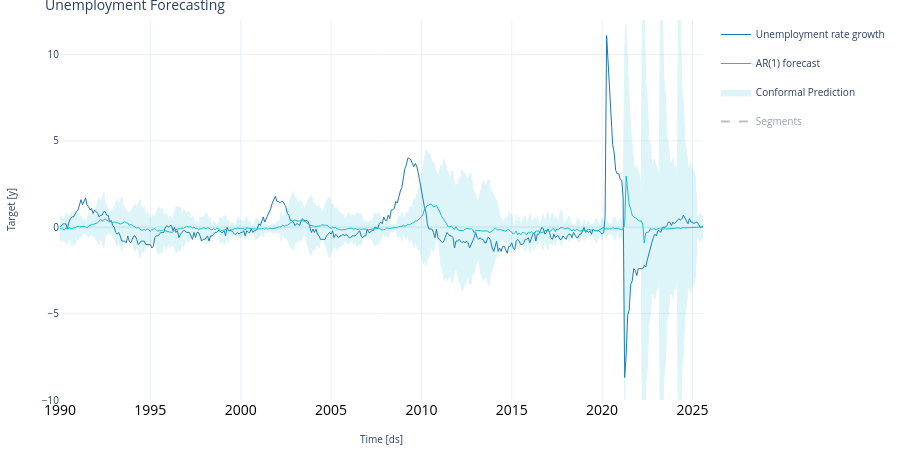

Here is the notebook cell this chart was saved with:
### Code cell
import pandas as pd
import plotly.graph_objects as go
from utilsforecast.plotting import plot_series

# =========================
# cellule 9 : Zoom + cadrage de l’axe Y
# =========================
START_ZOOM = "1990-01-01"
END_ZOOM   = "2025-08-01"

segments = [
    ("1990-01-01", "1999-12-31", "1990-1999"),
    ("2000-01-01", "2008-12-31", "2000-2008"),
    ("2008-01-01", "2019-12-31", "2008-2019"),
    ("2020-01-01", None,         "2019-fin"),
]

# Sécurité datetime
df_obs["ds"] = pd.to_datetime(df_obs["ds"])
df_fcst["ds"] = pd.to_datetime(df_fcst["ds"])

start_zoom_dt = pd.to_datetime(START_ZOOM)
end_zoom_dt   = pd.to_datetime(END_ZOOM)

df_obs_z = df_obs.query("ds >= @start_zoom_dt and ds <= @end_zoom_dt")
df_fcst_z = df_fcst.query("ds >= @start_zoom_dt and ds <= @end_zoom_dt")

# =========================
# Figure de base
# =========================
fig = plot_series(
    df=df_obs_z,
    forecasts_df=df_fcst_z,
    level=[95],
    engine="plotly",
).update_layout(
    height=450,
    yaxis=dict(range=[-10, 12]),
    xaxis=dict(  # Ajout pour agrandir les étiquettes de l'axe x
        tickfont=dict(  # Modification de la police des ticks
            size=14,  # Taille agrandie (changez à 16 ou plus si besoin)
            color="black"  # Couleur par défaut, ajustez si nécessaire
        )
    ),
    title="Unemployment Forecasting",
)

# Supprimer l’annotation "unique_id=UNRATE"
fig.layout.annotations = tuple(
    a for a in fig.layout.annotations
    if "unique_id=" not in a.text
)

# =========================
# Renommage de la légende
# =========================
for trace in fig.data:
    name = trace.name.lower()
    if trace.name == "y":
        trace.name = "Unemployment rate growth"
    elif trace.name == "AR1":
        trace.name = "AR(1) forecast"
    elif "95" in name or "lo" in name or "hi" in name:
        trace.name = "Conformal Prediction"

# =========================
# Un seul bouton "Segments" (sans 1990)
# =========================
ymin, ymax = -10, 12
SEG_GROUP = "SEGMENTS"

fig.update_layout(legend=dict(groupclick="togglegroup"))

first = True
for i, (start, _, _) in enumerate(segments):

    # on ignore le premier segment (1990)
    if i == 0:
        continue

    x = pd.to_datetime(start)

    if not (start_zoom_dt <= x <= end_zoom_dt):
        continue

    fig.add_trace(
        go.Scatter(
            x=[x, x],
            y=[ymin, ymax],
            mode="lines",
            legendgroup=SEG_GROUP,
            name="Segments" if first else None,
            showlegend=first,
            visible="legendonly",
            line=dict(color="gray", width=2, dash="dash"),  # Épaisseur déjà augmentée
            hoverinfo="skip",
        )
    )
    first = False

fig.show()

### Figure 1 — Plotly figure (JSON) as saved in the notebook; plotly's stock layout.template omitted (floating-point values rounded to 4 significant figures; data arrays with more than 128 entries replaced by an {"elided": "..."} marker saying what was removed)
{"data": [{"legendgroup": "y", "line": {"color": "#1f77b4", "width": 1}, "mode": "lines", "name": "Unemployment rate growth", "showlegend": true, "type": "scatter", "x": {"elided": "856 str values"}, "xaxis": "x", "y": {"elided": "856 float values"}, "yaxis": "y"}, {"legendgroup": "AR1", "line": {"color": "#17becf", "width": 1}, "mode": "lines", "name": "AR(1) forecast", "showlegend": true, "type": "scatter", "x": {"elided": "856 str values"}, "xaxis": "x", "y": {"elided": "856 float values"}, "yaxis": "y"}, {"fill": "toself", "fillcolor": "#17becf", "legendgroup": "AR1_level_95", "line": {"color": "#17becf", "width": 1}, "mode": "lines", "name": "Conformal Prediction", "opacity": 0.14, "showlegend": true, "type": "scatter", "x": {"elided": "1712 str values"}, "xaxis": "x", "y": {"elided": "1712 float values"}, "yaxis": "y"}, {"hoverinfo": "skip", "legendgroup": "SEGMENTS", "line": {"color": "gray", "dash": "dash", "width": 2}, "mode": "lines", "name": "Segments", "showlegend": true, "type": "scatter", "visible": "legendonly", "x": ["2000-01-01T00:00:00", "2000-01-01T00:00:00"], "y": [-10, 12]}, {"hoverinfo": "skip", "legendgroup": "SEGMENTS", "line": {"color": "gray", "dash": "dash", "width": 2}, "mode": "lines", "showlegend": false, "type": "scatter", "visible": "legendonly", "x": ["2008-01-01T00:00:00", "2008-01-01T00:00:00"], "y": [-10, 12]}, {"hoverinfo": "skip", "legendgroup": "SEGMENTS", "line": {"color": "gray", "dash": "dash", "width": 2}, "mode": "lines", "showlegend": false, "type": "scatter", "visible": "legendonly", "x": ["2020-01-01T00:00:00", "2020-01-01T00:00:00"], "y": [-10, 12]}], "layout": {"annotations": [{"font": {"size": 10}, "showarrow": false, "text": "Time [ds]", "x": 0.5, "xanchor": "center", "xref": "paper", "y": 0, "yanchor": "top", "yref": "paper", "yshift": -30}, {"font": {"size": 10}, "showarrow": false, "text": "Target [y]", "textangle": -90, "x": 0, "xanchor": "right", "xref": "paper", "xshift": -40, "y": 0.5, "yanchor": "middle", "yref": "paper"}], "autosize": true, "font": {"size": 10}, "height": 450, "legend": {"groupclick": "togglegroup"}, "margin": {"b": 50, "l": 60, "r": 10, "t": 20}, "title": {"text": "Unemployment Forecasting"}, "xaxis": {"anchor": "y", "domain": [0, 1], "showticklabels": true, "tickfont": {"color": "black", "size": 14}, "visible": true}, "yaxis": {"anchor": "x", "domain": [0, 1], "range": [-10, 12]}}}
